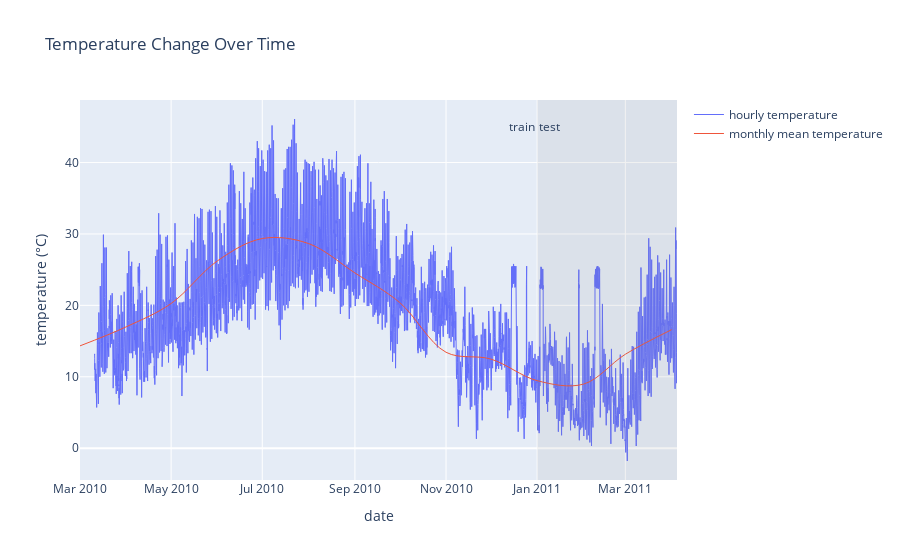

The cell this chart's notebook holds for it:
### Markdown cell above
Not too much to note from this. We can see the distribution is as expected, with low counts of extreme temperatures.

The duplicate sample discussed earlier has been removed from df_all now, to prevent this from having an effect on the
statistics.

### Code cell
# mean temperature per month
df_monthly_temp = df_all[['year', 'month', 'deg_C']] \
                    .groupby(['year', 'month'], as_index=False) \
                    .agg({'deg_C': 'mean'})
df_monthly_temp['date'] = pd.to_datetime(df_monthly_temp.year*10000+df_monthly_temp.month*100+1, format='%Y%m%d')
df_monthly_temp = df_monthly_temp.drop(columns=['year', 'month'])

# make figure
fig = go.Figure()

# draw temperature over time
fig.add_trace(
    go.Scatter(
        x=df_all.date_time,
        y=df_all.deg_C,
        name='hourly temperature',
        line={'width': 1}
    )
)

# draw monthly mean temperature
fig.add_trace(
    go.Scatter(
        x=df_monthly_temp.date,
        y=df_monthly_temp.deg_C,
        mode='lines',
        name='monthly mean temperature',
        line={
            'width': 1,
            'shape': 'spline'
        }
    )
)

# draw test region on plot
fig.add_vrect(
    x0=df_test.date_time.values[0],
    x1=df_test.date_time.values[-1],
    line_width=0,
    fillcolor='grey',
    opacity=0.1
)

# add test region annotations to plot
fig.add_annotation(
    x=df_test.date_time.values[0],
    y=45,
    xanchor='right',
    text='train',
    showarrow=False
)
fig.add_annotation(
    x=df_test.date_time.values[0],
    y=45,
    xanchor='left',
    text='test',
    showarrow=False
)

# set figure attributes
fig.update_layout(
    title='Temperature Change Over Time',
    xaxis_title='date',
    yaxis_title='temperature (°C)'
)

### Figure 1 — Plotly figure (JSON) as saved in the notebook; plotly's stock layout.template omitted (floating-point values rounded to 4 significant figures; data arrays with more than 128 entries replaced by an {"elided": "..."} marker saying what was removed)
{"data": [{"line": {"width": 1}, "name": "hourly temperature", "type": "scatter", "x": {"elided": "9357 str values"}, "y": {"elided": "9357 float values"}}, {"line": {"shape": "spline", "width": 1}, "mode": "lines", "name": "monthly mean temperature", "type": "scatter", "x": ["2010-03-01T00:00:00", "2010-04-01T00:00:00", "2010-05-01T00:00:00", "2010-06-01T00:00:00", "2010-07-01T00:00:00", "2010-08-01T00:00:00", "2010-09-01T00:00:00", "2010-10-01T00:00:00", "2010-11-01T00:00:00", "2010-12-01T00:00:00", "2011-01-01T00:00:00", "2011-02-01T00:00:00", "2011-03-01T00:00:00", "2011-04-01T00:00:00"], "y": [14.33, 17.0, 20.26, 26.23, 29.36, 28.65, 24.54, 20.39, 13.43, 12.47, 9.453, 8.967, 13.15, 16.59]}], "layout": {"annotations": [{"showarrow": false, "text": "train", "x": "2011-01-01 00:00:00", "xanchor": "right", "y": 45}, {"showarrow": false, "text": "test", "x": "2011-01-01 00:00:00", "xanchor": "left", "y": 45}], "shapes": [{"fillcolor": "grey", "line": {"width": 0}, "opacity": 0.1, "type": "rect", "x0": "2011-01-01 00:00:00", "x1": "2011-04-04 14:00:00", "xref": "x", "y0": 0, "y1": 1, "yref": "y domain"}], "title": {"text": "Temperature Change Over Time"}, "xaxis": {"title": {"text": "date"}}, "yaxis": {"title": {"text": "temperature (°C)"}}}}
